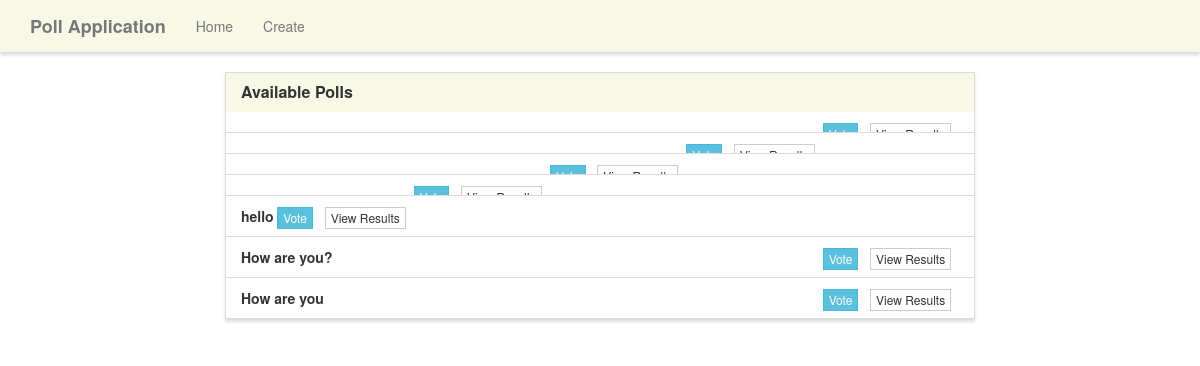
/poll/, run on an earlier commit of the app's database.
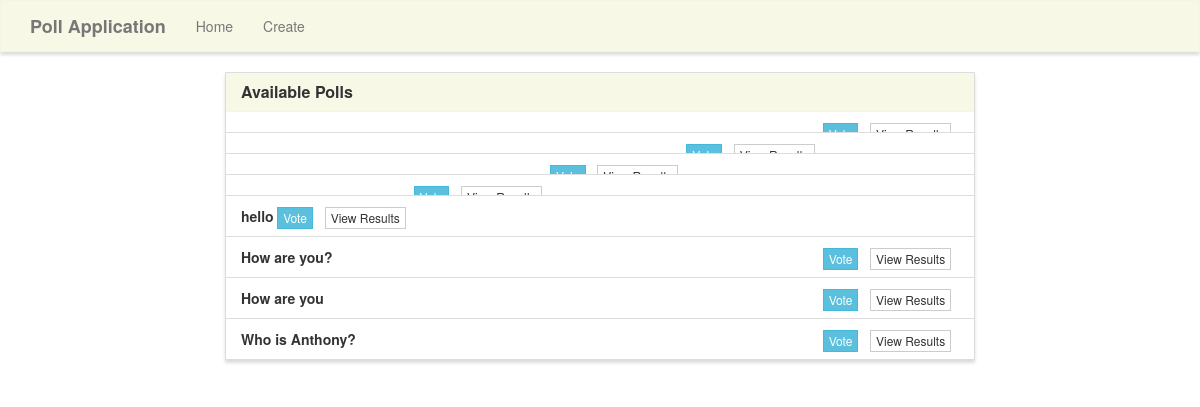
And on a later commit of the database.
### poll/models.py (models this page shows, shortened)
class Poll(models.Model):
    question = models.CharField(max_length=255)
    option_one = models.CharField(max_length=200, default='Option 1')
    option_two = models.CharField(max_length=100, default='Option 2')
    option_three = models.CharField(max_length=100, default='Option 3')
    option_one_count = models.IntegerField(default=0)
    option_two_count = models.IntegerField(default=0)
    option_three_count = models.IntegerField(default=0)

### poll/views.py (the view)
# urls.py: path('', views.home, name='home'),  # Serve index page at root URL
def home(request):
    polls = Poll.objects.all()
    context = {
        'polls' : polls
    }
    return render(request, 'poll/home.html', context)

### poll/templates/poll/home.html (shortened to what this page needs)
{% extends "poll/base.html" %}
{% block main %}
<div class="row">
    <div class="col-lg-8 col-lg-offset-2">
        <div class="panel panel-default">
            <div class="panel-heading">
                <h3 class="panel-title">Available Polls</h3>
            </div>
            <ul class="list-group">
                {% for poll in polls %}
                <li class="list-group-item">
                    <strong>{{ poll.question }}</strong>
                    <span class="pull-right">
                        <a href="{% url 'poll:vote' poll.id %}" class="btn btn-info btn-xs">Vote</a> &nbsp;
                        <a href="{% url 'poll:results' poll.id %}" class="btn btn-default btn-xs">View Results</a> &nbsp;
                    </span>
                </li>
                {% endfor %}
            </ul>
        </div>
    </div>
</div>
{% endblock %}

### poll/templates/poll/base.html (shortened to what this page needs)
{% load static %}
<!DOCTYPE html>
<html lang="en">
	<head>
		<link rel="stylesheet" href="https://maxcdn.bootstrapcdn.com/bootstrap/3.3.7/css/bootstrap.min.css">
		<link rel="stylesheet" type="text/css" href="{% static 'style.css' %}" />
	</head>
	<body>
		<nav class="navbar navbar-default" role="navigation">
			<div class="container">
				<div class="navbar-header">
					<a class="navbar-brand" href="{% url 'home' %}">Poll Application</a>
				</div>
				<div class="collapse navbar-collapse navbar-ex1-collapse">
					<ul class="nav navbar-nav">
						<li><a href="{% url 'poll:home' %}">Home</a></li>
						<li><a href="{% url 'poll:create' %}">Create</a></li>
					</ul>
				</div>
			</div>
		</nav>
		<div class="container">
			{% block main %}{% endblock %}
		</div>
	</body>
</html>

### poll/static/style.css (style rules this page uses)
.navbar-default, .btn, .form-control, .panel { border-radius: 0; }
.navbar-default { background-color: rgba(245, 245, 220, .7); border-color: rgba(245, 245, 220, .6); box-shadow: 0px 3px 3px 0px #ddd; }
.panel-default > .panel-heading { color: #333; background-color: rgba(245, 245, 220, .7); border-color: rgba(245, 245, 220, .6); border-top-left-radius: 0; border-top-right-radius: 0; }
.panel { box-shadow: 0px 3px 3px 0px #ddd; }
a.navbar-brand, .panel-title { font-weight: bolder; }

What changed in the data, as far as the page shows it:
added Poll: question "Who is Anthony?"
